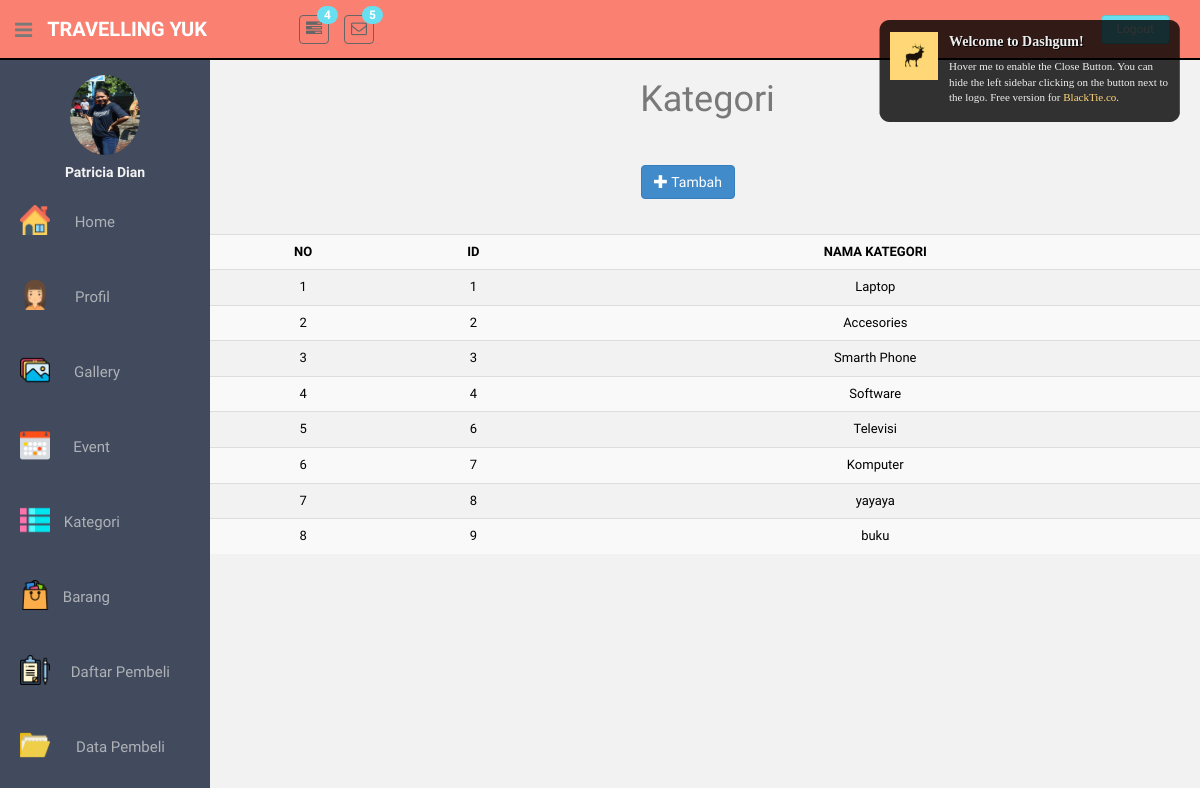
Page /index.php/kategori on the committed database.
### tables this page shows
CREATE TABLE `kategori` (
  `id_kategori` int(11) NOT NULL,
  `nama_kategori` varchar(50) NOT NULL
);

### application/controllers/Kategori.php (called while the page is built, shortened)
<?php defined('BASEPATH') OR exit('No direct script access allowed');
class Kategori extends CI_Controller {
     public function index()
     {
         $data['konten']="v_kategori";
          $this->load->model('kategori_model');
           $data['data_kategori']=$this->kategori_model->get_kategori();
           $this->load->view('template',$data ,FALSE);
          }
        }

### index.php (called while the page is built, shortened)
<?php
require_once BASEPATH.'core/CodeIgniter.php';

### application/models/kategori_model.php (called while the page is built, shortened)
<?php defined('BASEPATH') OR exit('No direct script access allowed');
class Kategori_model extends CI_Model {
    public function get_kategori()
     {
          $data_kategori = $this->db->get('kategori')->result();
           return $data_kategori;
         }
}

### application/views/v_kategori.php (the view, shortened to what this page needs)
<h1 style="text-align:center; margin-left: 5px;">Kategori</h1>
 <center><a style="margin: 35px;margin-left: 1px;" href="#tambah" class="btn btn-primary" data-toggle="modal">
  <span class="glyphicon glyphicon-plus"></span> Tambah</a>
  <table class="table table-hover table-striped" style="color: #000; width:1000px; text-align:center;">
  <tr style="text-align:center;">
  <th style="text-align:center;">NO</th><th style="text-align:center;">ID</th><th style="text-align:center;">NAMA KATEGORI</th>
   </tr>
   <?php
    $no=0;
     foreach ($data_kategori as $dt_kat) {
          $no++;
          echo '<tr>
          <td>'.$no.'</td>
          <td>'.$dt_kat->id_kategori.'</td>
          <td>'.$dt_kat->nama_kategori.'</td>
           </tr>';
           }
            ?>
             </table>
 </div>

### application/views/template.php (shortened to what this page needs)
<!DOCTYPE html>
<html lang="en">
  <head>
    <link href="<?= base_url()?>assets/css/bootstrap.css" rel="stylesheet">
    <link href="<?= base_url()?>assets/font-awesome/css/font-awesome.css" rel="stylesheet" />
    <link rel="stylesheet" type="text/css" href="<?= base_url()?>assets/css/zabuto_calendar.css">
    <link rel="stylesheet" type="text/css" href="<?= base_url()?>assets/js/gritter/css/jquery.gritter.css" />
    <link rel="stylesheet" type="text/css" href="<?= base_url()?>assets/lineicons/style.css">
    <link href="<?= base_url()?>assets/css/style.css" rel="stylesheet">
    <link href="<?= base_url()?>assets/css/style-responsive.css" rel="stylesheet">
  </head>
  <body>
  <section id="container;">
      <header class="header black-bg">
      <div class="sidebar-toggle-box">
      <div class="fa fa-bars tooltips" data-placement="right" data-original-title="Toggle Navigation"></div>
  </div>
            <a href="<?= base_url()?>index.html" class="logo"><b style="space: 5px;">TRAVELLING YUK</b></a>
            <div class="nav notify-row" id="top_menu">
                <ul class="nav top-menu">
                    <li class="dropdown">
                        <a data-toggle="dropdown" class="dropdown-toggle" href="<?= base_url()?>index.html#">
                            <i class="fa fa-tasks"></i>
                            <span class="badge bg-theme">4</span>
                        </a>
                    </li>
                    <li id="header_inbox_bar" class="dropdown">
                        <a data-toggle="dropdown" class="dropdown-toggle" href="<?= base_url()?>index.html#">
                            <i class="fa fa-envelope-o"></i>
                            <span class="badge bg-theme">5</span>
                        </a>
                    </li>
                </ul>
            </div>
            <div class="top-menu">
            	<ul class="nav pull-right top-menu">
                    <li><a class="logout" href="<?= base_url()?>login.html">Logout</a></li>
            	</ul>
            </div>
        </header>
      <aside>
          <div id="sidebar"  class="nav-collapse ">
              <ul class="sidebar-menu" id="nav-accordion">
              	  <p class="centered"><a href="<?= base_url()?>profile.html"><img src="<?=base_url()?>assets/me.jpg" class="img-circle" width="70" height="80"></a></p>
              	  <h5 class="centered">Patricia Dian</h5>
                    <li class="active">
                    <a href="<?=base_url('index.php/Home')?>">
                        <p class="material-icons" ><img src="<?=base_url()?>assets/home.png"  style="width: 30px;"><div style="margin-right: 85px; margin-top: -33px; font-size: 15px; float: right;">Home</div></p>
                    </a>
                </li>
                  <li class="active">
                      <a href="<?=base_url('index.php/profil')?>">
                      <p class="material-icons" ><img src="<?=base_url()?>assets/profil.png"  style="width: 30px;"><div style="margin-right: 90px; margin-top: -33px; font-size: 15px; float: right;">Profil</div></p>
                      </a>
                  </li>
                  <li class="active">
                      <a href="<?=base_url('index.php/gallery')?>">
                      <p class="material-icons" ><img src="<?=base_url()?>assets/gallery.png"  style="width: 30px;"><div style="margin-right: 80px; margin-top: -33px; font-size: 15px; float: right;">Gallery</div></p>
                      </a>
                  </li>
                  <li class="active">
                      <a href="<?=base_url('index.php/event')?>">
                      <p class="material-icons" ><img src="<?=base_url()?>assets/event.png" style="width: 30px;"><div style="margin-right: 90px; margin-top: -33px; font-size: 15px; float: right;">Event</div></p>
                      </a>
                  </li>
                  <li class="active">
                      <a href="<?=base_url('index.php/kategori')?>">
                      <p class="material-icons" ><img src="<?=base_url()?>assets/kategori.png" style="width: 30px;"><div style="margin-right: 80px; margin-top: -33px; font-size: 15px; float: right;">Kategori</div></p>
                      </a>
                  </li>
                  <li class="active">
                      <a href="<?=base_url('index.php/barang')?>">
                      <p class="material-icons" ><img src="<?=base_url()?>assets/barang.png"  style="width: 30px;"><div style="margin-right: 90px; margin-top: -33px; font-size: 15px; float: right;">Barang</div></p>
                      </a>
                  </li>
                <li class="active">
                    <a href="<?=base_url('index.php/Pelanggan/DaftarPelanggan')?>">
                        <p class="material-icons" ><img src="<?=base_url()?>assets/daftar.png"  style="width: 30px;"><div style="margin-right: 30px; margin-top: -33px; font-size: 15px; float: right;">Daftar Pembeli</div></p>
                    </a>
                </li>
                <li class="active">
                    <a href="<?=base_url('index.php/Pelanggan')?>">
                        <p class="material-icons" ><img src="<?=base_url()?>assets/data.png"  style="width: 30px;"><div style="margin-right: 35px; margin-top: -33px; font-size: 15px; float: right;">Data Pembeli</div></p>
                    </a>
                </li>
              </ul>
          </div>
      </aside>
      <section id="main-content">
          <section class="wrapper">
              <div class="row">
              <?php
                $this->load->view($konten);
                ?>
          </section>
      </section>
  </section>
  </body>
</html>

### assets/css/style.css (style rules this page uses)
body { color: #797979; background: #f2f2f2; font-family: 'Ruda', sans-serif; padding: 0px !important; margin: 0px !important; font-size:13px; }
ul li { list-style: none; }
a, a:hover, a:focus { text-decoration: none; outline: none; }
.bg-theme { background-color: #68dff0; }
.centered { text-align: center; }
ul.top-menu > li > .logout { color: #f2f2f2; font-size: 12px; border-radius: 4px; -webkit-border-radius: 4px; border: 1px solid #64c3c2 !important; padding: 5px 15px; margin-right: 15px; background: #68dff0; margin-top: 15px; }
#sidebar { width: 210px; height: 100%; position: fixed; background: #424a5d; }
#sidebar h5 { color: #f2f2f2; font-weight: 700; }
#sidebar ul li { position: relative; }
ul.sidebar-menu , ul.sidebar-menu li ul.sub { margin: -2px 0 0; padding: 0; }
ul.sidebar-menu { margin-top: 75px; }
ul.sidebar-menu li { margin-bottom: 5px; margin-left:10px; margin-right:10px; }
ul.sidebar-menu li a { color: #aeb2b7; text-decoration: none; display: block; padding: 15px 0 15px 10px; font-size: 12px; outline: none; -webkit-transition: all 0.3s ease; -moz-transition: all 0.3s ease; -o-transition: all 0.3s ease; -ms-transition: all 0.3s ease; transition: all 0.3s ease; }
#main-content { margin-left: 210px; }
.header, .footer { min-height: 60px; padding: 0 15px; }
.header { position: fixed; left: 0; right: 0; z-index: 1002; }
.black-bg { background: salmon; border-bottom: 2px solid #000000; }
.wrapper { display: inline-block; margin-top: 60px; padding-left: 15px; padding-right: 15px; padding-bottom: 15px; padding-top: 0px; width: 100%; }
a.logo { font-size: 20px; color: #ffffff; float: left; margin-top: 15px; text-transform: uppercase; }
a.logo b { font-weight: 900; }
#top_menu .nav > li, ul.top-menu > li { float: left; }
.notify-row { float: left; margin-top: 15px; margin-left: 92px; }
ul.top-menu > li > a { color: #666666; font-size: 16px; border-radius: 4px; -webkit-border-radius: 4px; border:1px solid #666666 !important; padding: 2px 6px; margin-right: 15px; }
.notify-row .badge { position: absolute; right: -10px; top: -10px; z-index: 100; }
.sidebar-toggle-box { float: left; padding-right: 15px; margin-top: 20px; }
.sidebar-toggle-box .fa-bars { cursor: pointer; display: inline-block; font-size: 20px; }

### rows in the picture
kategori: id_kategori "1", nama_kategori "Laptop"
kategori: id_kategori "2", nama_kategori "Accesories"
kategori: id_kategori "3", nama_kategori "Smarth Phone"
kategori: id_kategori "4", nama_kategori "Software"
kategori: id_kategori "6", nama_kategori "Televisi"
kategori: id_kategori "7", nama_kategori "Komputer"
kategori: id_kategori "8", nama_kategori "yayaya"
kategori: id_kategori "9", nama_kategori "buku"
